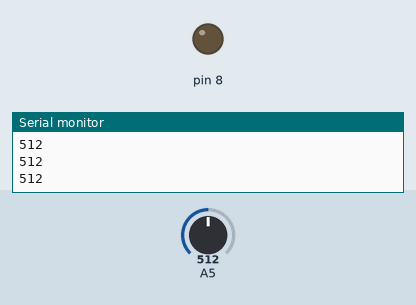
The sketch below on a simulated Arduino Uno, built with avr-gcc and run on an emulated ATmega328P. On the bench: output pins drawn as LEDs (lit = HIGH), the last lines printed to the serial monitor. The test bench sets the inputs (shaded band); at power-on: A5 = 512.

Above: at 1.2 s.
1.3 s: A5 set to 0
At 2.5 s:
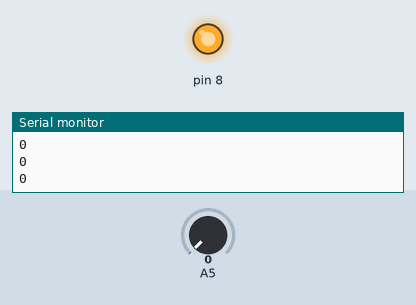
2.8 s: A5 set to 122
At 4.0 s:
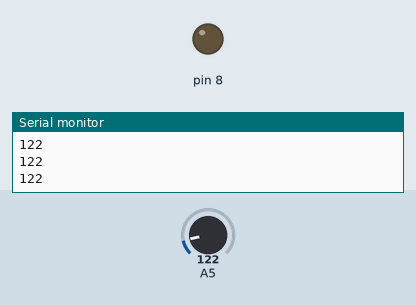
Timing chart, 0 to 5.8 s (numbered marks = the images above; inputs shaded):
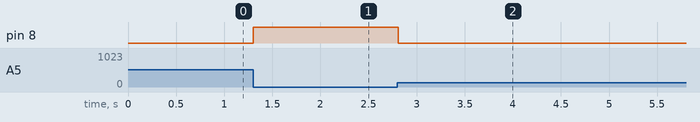

The sketch:

tilt.ino
```cpp
void setup(){
  pinMode(8,OUTPUT);
  Serial.begin(9600);
}

void loop(){
  int i;
  while(1){
    i=analogRead(5);
    Serial.println(i);
    if(i>0){
      digitalWrite(8,LOW);
    } else {
      digitalWrite(8,HIGH);
    }
  }
}
```

Measured:
- after the input at 1.3 s, pin 8: LOW → HIGH at once
- after the input at 2.8 s, pin 8: HIGH → LOW at once
